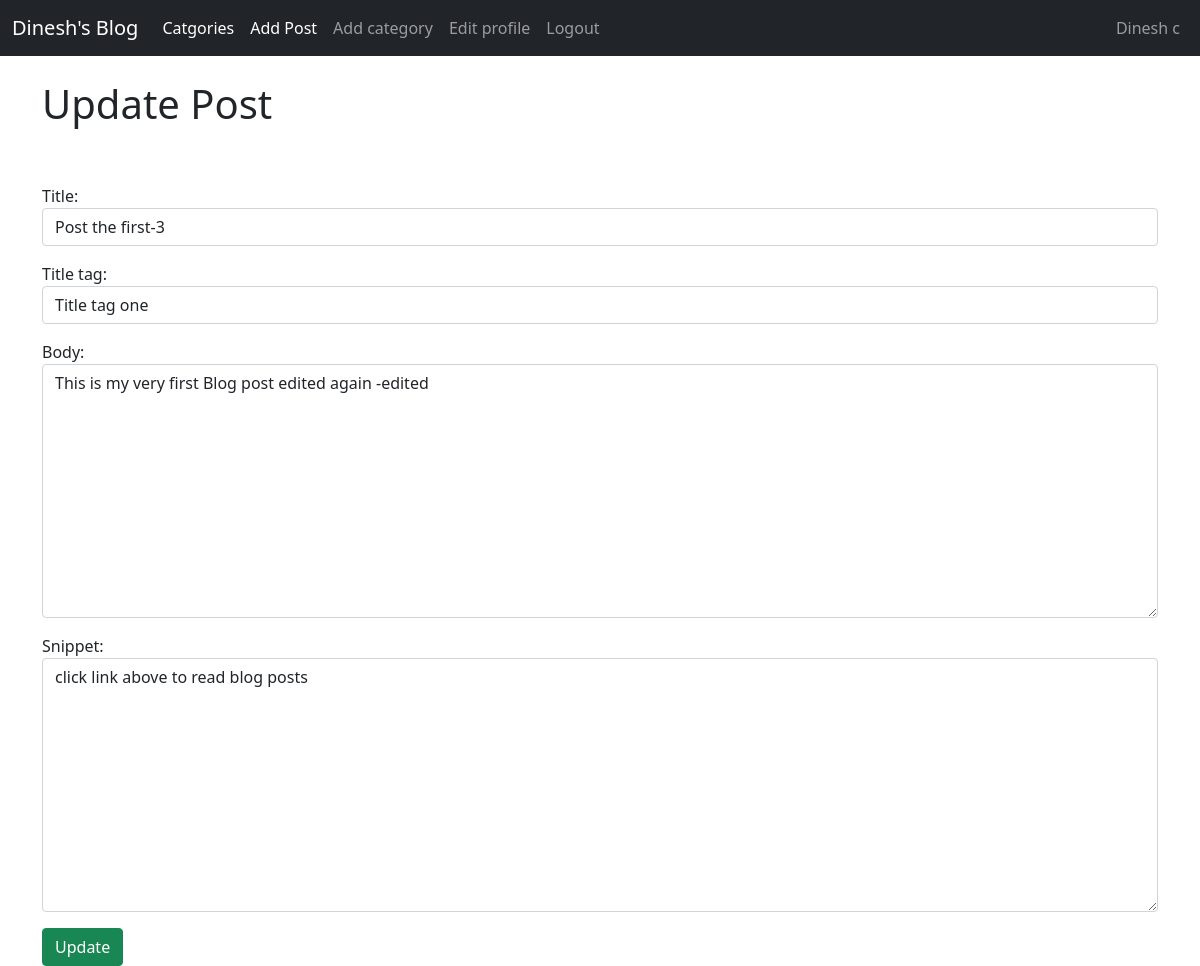
Screenshot of /article/edit/1 (signed in) with the database file from the repository.
### theblog/models.py (models this page shows, shortened)
class Post(models.Model):
    title = models.CharField(max_length=255)
    title_tag = models.CharField(max_length=255)
    header_image = models.ImageField(blank=True,null=True,upload_to="images/")
    author = models.ForeignKey(User,on_delete=models.CASCADE)
    body = RichTextField(blank=True,null=True)
    post_date = models.DateField(auto_now_add=True)
    category = models.CharField(max_length=255,default='entertainment')
    snippet = models.CharField(max_length=255)

### theblog/views.py (the view)
# urls.py: path('article/edit/<int:pk>',UpdatePostView.as_view(),name='update_post'),
class UpdatePostView(UpdateView):
    model = Post
    form_class = EditForm
    template_name = 'update_post.html'

### theblog/forms.py
class EditForm(forms.ModelForm):
    class Meta:
        model = Post
        fields = ('title','title_tag','body','snippet')
        widgets = {
            'title' : forms.TextInput(attrs={'class':'form-control'}),
            'title_tag' : forms.TextInput(attrs={'class':'form-control'}),
            'body' : forms.Textarea(attrs={'class':'form-control'}),
            'snippet' : forms.Textarea(attrs={'class':'form-control'}),
        }

### theblog/templates/update_post.html (shortened to what this page needs)
{% extends 'base.html' %}
{% block content %}
{% if user.is_authenticated %}
    {% if user.id == post.author.id %}
        <h1>Update Post</h1>
        <br><br>
        <div class="form-group">
        <form  method ="POST">
            {{ form.as_p }}
            <button class="btn btn-success">Update</button>
        </form>
        </div>
        {% else %}
            you're not allowed here!
        {% endif %}
{% else %}
you're not allowed here!
{% endif %}
{% endblock %}

### theblog/templates/base.html (shortened to what this page needs)
<!doctype html>
<html lang="en">
  <head>
    <link href="https://cdn.jsdelivr.net/npm/bootstrap@5.1.3/dist/css/bootstrap.min.css" rel="stylesheet">
  </head>
  <body>
    <nav class="navbar navbar-expand-lg navbar-dark bg-dark">
        <div class="container-fluid">
          <a class="navbar-brand" href="{% url 'home' %}">Dinesh's Blog</a>
          <div class="collapse navbar-collapse" id="navbarSupportedContent">
            <ul class="navbar-nav me-auto mb-2 mb-lg-0">
              {% if cat_menu %}
              <li class="nav-item dropdown">
                <a class="nav-link dropdown-toggle" href="#" id="navbarDropdown" role="button"
                data-bs-toggle="dropdown" aria-expanded="false">categories</a>
                <ul class="dropdown-menu" aria-labelledby="navbarDropdown">
                  {% for item in cat_menu %}
                  <a class="dropdown-item" href="{% url 'category' item|slugify %}">{{item}}</a>
                  {% endfor %}
                </ul>
                </li>
                {% else %}
                <li class="nav-item">
                  <a class="nav-link active" aria-current="page" href="{% url 'category-list' %}">Catgories</a>
                </li>
                {% endif %}
              {% if user.is_authenticated %}
              <li class="nav-item">
                  <a class="nav-link active"  href="{% url 'add_post' %}">Add Post</a>
              </li>
              <li class="nav-item">
                <a class="nav-link" href="{% url 'add_category' %}">Add category </a>
              </li>
              <li class="nav-item">
                <a class="nav-link" href="{% url 'edit_profile' %}">Edit profile</a>
              </li>
              <li class="nav-item">
                  <a class="nav-link" href="{% url 'logout' %}">Logout</a>
              </li>
              {% endif %}
            </ul>
            <ul class="navbar-nav ml-auto">
              <li class="nav-item">
                <a class="nav-link" href="{% url 'login' %}">
                {{user.first_name}}
                {{user.last_name}}
                </a>
              </li>
              </ul>
          </div>
        </div>
      </nav>
    <br>
    <div class="container">
        {% block content %}
        {% endblock %}
    </div>
  </body>
</html>

### rows the page displays
Post: title "Post the first-3", title_tag "Title tag one", body "This is my very first Blog post edited again -edited", snippet "click link above to read blog posts"

### other values shown
{{ user.first_name }} "Dinesh"
{{ user.last_name }} "c"
